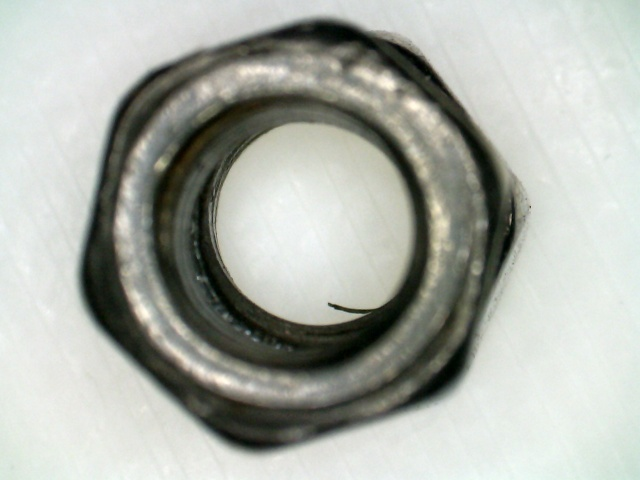
#> input picture extra/image_20250408-110626.jpg, 640 x 480 px
$ python -i metricsatten.py   (imports and definitions only)   (older library calls are emulated)
#> lines starting #> are read from the running program, lines starting #| are printed output that depends on the picture; after the words box and inside, x2 and y2 are one past the last pixel; in counts of white or black regions, pixels touching at a corner belong together
#> further down, picture is the input picture: shape (480, 640, 3); mean B, G, R 169.1, 176.6, 172.9
import sys
import cv2
import numpy as np
import glob
import threading
from tkinter import Tk, Label, Button, filedialog, messagebox, Frame
from tkinter import ttk
import open3d as o3d
import os
import gc
import matplotlib.cm as cm

# ---------------------- Helper Functions ---------------------- #
# [8 lines left out: function load_images_from_folder, not called in this run]

def traditional_masking(image):
    """
    Create a mask of in-focus regions using Sobel gradients.
    (This is only used as a rough mask to exclude background.)
    """
    gray = cv2.cvtColor(image, cv2.COLOR_BGR2GRAY)
    sobelx = cv2.Sobel(gray, cv2.CV_64F, 1, 0, ksize=5)
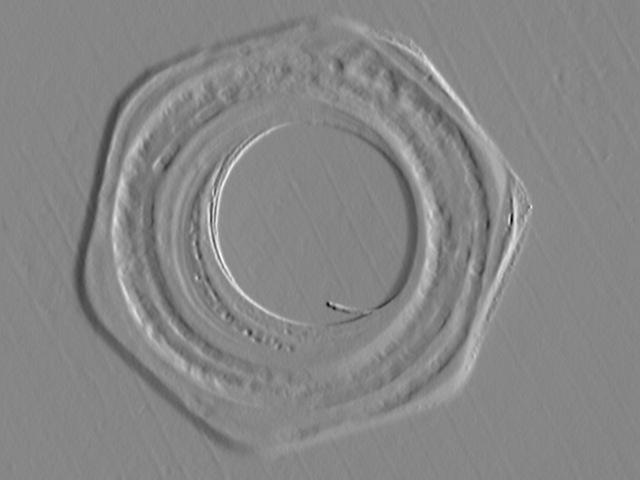
#> sobelx: shape (480, 640) float64; min -5612, max 5037, mean -0.5; drawn with min black and max white
    sobely = cv2.Sobel(gray, cv2.CV_64F, 0, 1, ksize=5)
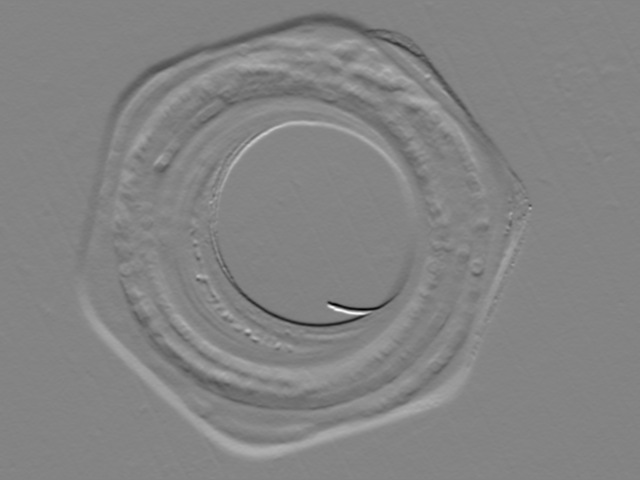
#> sobely: shape (480, 640) float64; min -7438, max 6947, mean 4.3; drawn with min black and max white
    grad_mag = np.sqrt(sobelx**2 + sobely**2)
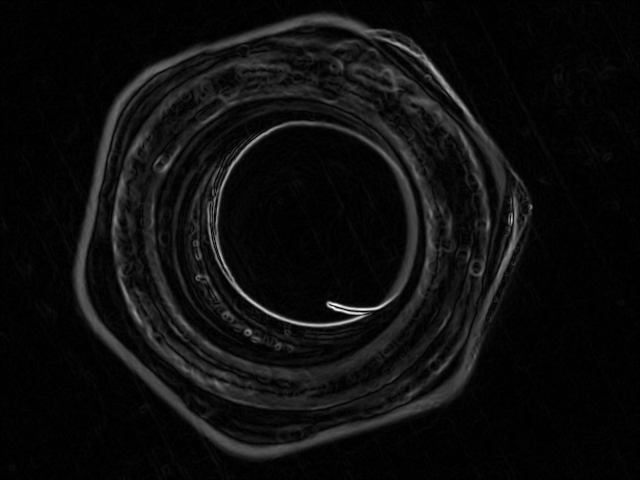
#> grad_mag: shape (480, 640) float64; min 0, max 7526.3, mean 424.4; drawn with min black and max white
    grad_mag = cv2.GaussianBlur(grad_mag, (5, 5), 0)
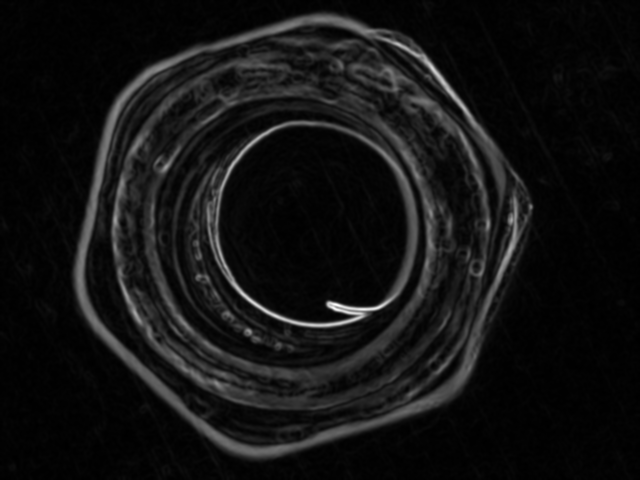
#> grad_mag: shape (480, 640) float64; min 8.85, max 5538.5, mean 424.4; drawn with min black and max white
    grad_norm = cv2.normalize(grad_mag, None, 0, 255, cv2.NORM_MINMAX)
    grad_norm = np.nan_to_num(grad_norm).astype(np.uint8)
    _, mask = cv2.threshold(grad_norm, 0.3 * grad_norm.max(), 255, cv2.THRESH_BINARY)
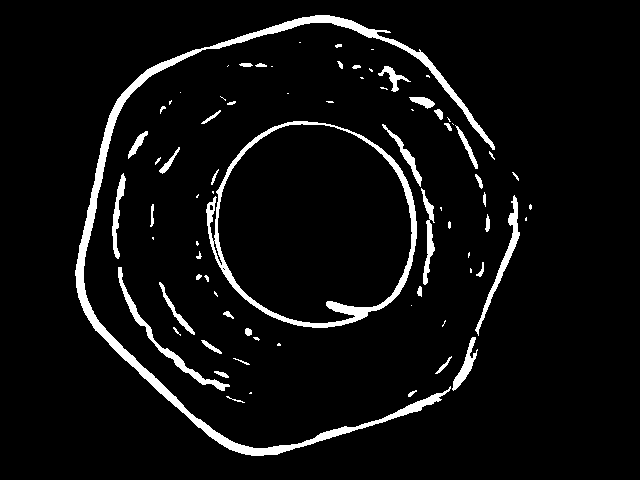
#> mask: shape (480, 640); 5.6% white; 78 white regions (33 under 20 px), largest, box (x1, y1, x2, y2) and area: (75, 15, 495, 456) 7584, (206, 121, 417, 328) 3541, (118, 267, 230, 391) 962
    kernel = np.ones((5, 5), np.uint8)
    mask = cv2.morphologyEx(mask, cv2.MORPH_CLOSE, kernel)
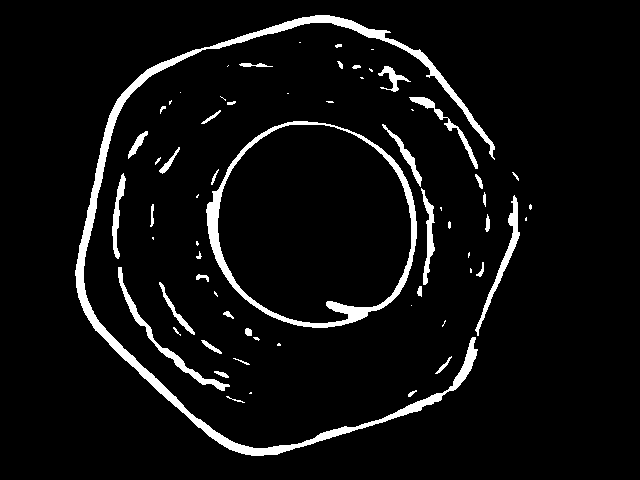
#> mask: shape (480, 640); 5.8% white; 65 white regions (26 under 20 px), largest, box (x1, y1, x2, y2) and area: (75, 15, 495, 456) 8147, (206, 121, 417, 328) 3759, (118, 267, 230, 391) 972
    return mask

# [110 lines left out: functions fill_focus_holes, focus_stack, create_depth_map, depth_map_to_point_cloud, calculate_dimensions, not called in this run]

# ---------------------- GUI Application ---------------------- #
class PointCloudApp:
    # [73 lines left out: functions __init__, upload_images, start_processing, run_point_cloud_processing, visualize_point_cloud, not called in this run]

# ---------------------- Main ---------------------- #
# [4 lines not run here, left out]

>>> import cv2
>>> picture = cv2.imread('image_20250408-110626.jpg')
>>> result = traditional_masking(picture)
